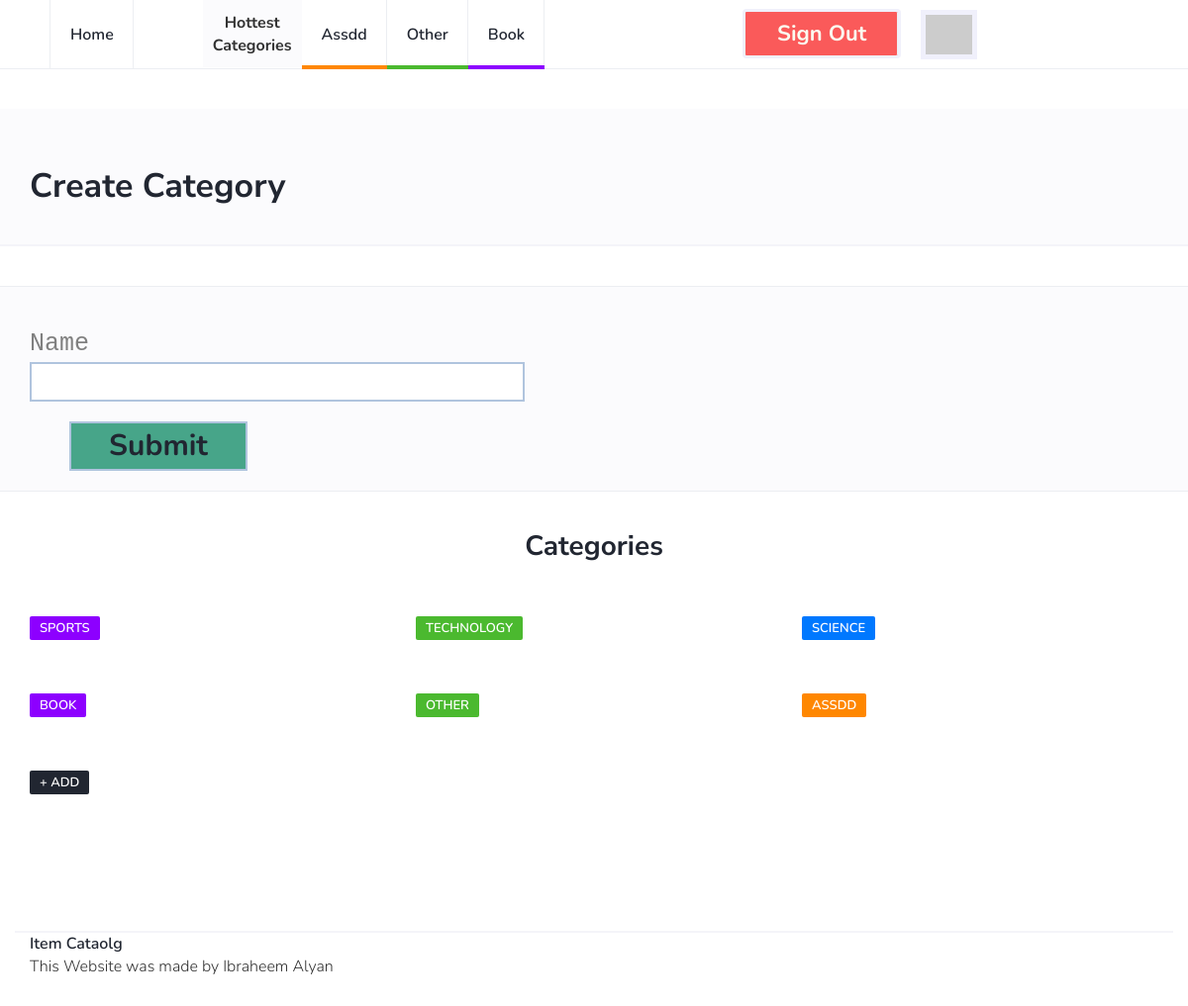
The page /catalog/new-category (signed in) on the database as committed earlier.
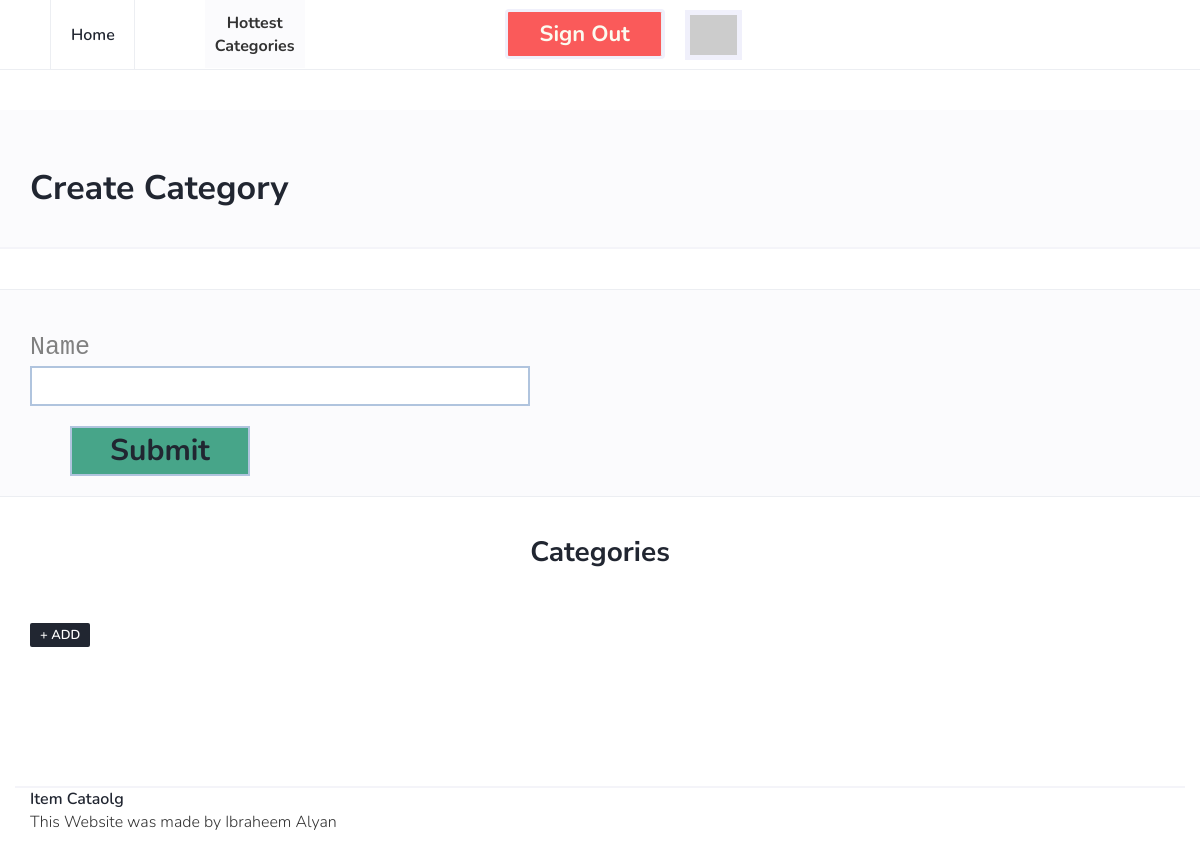
The same page on the database as committed later.
### database_setup.py (models this page shows, shortened)
class Category(Base):
    __tablename__ = 'category'
    id = Column(Integer, primary_key = True)
    name =Column(String(80), nullable = False)

### project.py (the view, shortened to what this page needs)
@app.route("/catalog/new-category", methods = ['POST','GET'])
def new_category():
    if 'signed' not in session or not session['signed']:
        statment = ('Please log in first ,' +
            '<a href="/login" style="font-size:39px">Log in here</a>')
        return  render_template('status_message.html',statment = statment)
    db = DBSession()
    if request.method != 'POST':
        categories = db.query(Category)
        top_categories = db.query(Category).order_by(desc(Category.id)).limit(3)
        template = render_template("new_category.html",
                               categories=categories,
                               top_categories=top_categories,
                               user_dict = session['user_data_dict'])
        db.close()
        return template

### templates/new_category.html
{% extends "main.html" %}
{% block content %}
		<div class="page-header" style="margin-top:40px;padding-bottom:40px;">
			<div class="container">
				<div class="row">
					<div class="col-md-10">
						<h1> Create Category </h1>
					</div>
				</div>
			</div>
		</div>
		<div class="section">
		</div>
		<div class="section section-grey">
			<div class="container">
				<div class="row">
					<div class="col-md-4">
						<form class="form" action="https://localhost:5000/catalog/new-category" method="post">
              <div class="field_name">
    						Name
    					</div>
    					<div class="input_div">
    						<input class="input" type="text" name="name" >
    					</div>
							<div class="input_div">
    						<input name="submit" type="submit" class="submit_btn">
    					</div>
            </form>
					</div>
				</div>
			</div>
		</div>
{% endblock %}

### templates/main.html (shortened to what this page needs)
<!DOCTYPE html>
<html lang="en">
	<head>
		<link type="text/css" rel="stylesheet" href="https://localhost:5000/css/bootstrap.min.css"/>
		<link rel="stylesheet" href="https://localhost:5000/css/font-awesome.min.css">
		<link type="text/css" rel="stylesheet" href="https://localhost:5000/css/style.css"/>
    </head>
	<body>
		<header id="header">
			<div id="nav">
				<div id="nav-fixed">
					<div class="container">
						<ul class="nav-menu nav navbar-nav">
							<li><a href="https://localhost:5000/">Home</a></li>
							<li id="sep"> Hottest <br> Categories </li>
							{% for c in top_categories %}
							<li class="cat-{{ ((c.id + 2 ) % 4) + 1 }}"><a href="{{ 'https://localhost:5000/catalog/' + c.name + '/items' }}">{{ c.name }}</a></li>
							{% endfor %}
              {% if not user_dict %}
              <li><a href="{{ url_for('internal_sign_up', _external = True ) }}" class="btn green" style="padding:12px 15px 12px 15px;">Sign up</a></li>
              <li><a href="{{ url_for('login', _external = True ) }}" class="btn red" style="padding:12px 15px 12px 15px;margin-left:20px">Log in</a></li>
              {% else %}
              <li><a href="{{ url_for('revoke', _external = True ) }}" class="btn red" style="padding: 12px 15px 12px 15px;">Sign out</a></li>
							<li><img src="{{ user_dict['picture'] }}" id="profile_img"></li>
              {% endif %}
            </ul>
					</div>
				</div>
			</div>
		</header>
    {% block content %}
    {% endblock %}
		<div class="section">
			<div class="container">
				<div class="row">
					<div class="col-md-12">
						<div class="section-title text-center">
							<h2>Categories</h2>
						</div>
					</div>
					{% for c in categories %}
					<div class="col-md-4">
						<div class="post">
							<div class="post-body">
								<div class="post-meta">
									<a class="post-category cat-{{ ((c.id + 2 ) % 4) + 1 }}" href="{{ 'https://localhost:5000/catalog/' + c.name + '/items' }}">{{ c.name }}</a>
								</div>
							</div>
						</div>
					</div>
					{% endfor %}
					<div class="col-md-4">
						<div class="post">
							<div class="post-body">
								<div class="post-meta">
									<a class="post-category" href="https://localhost:5000/catalog/new-category"> + Add </a>
								</div>
							</div>
						</div>
					</div>
				</div>
			</div>
		</div>
		<footer id="footer">
			<div class="container">
							<ul class="footer-nav">
								<li><a href="https://localhost:5000/">Item Cataolg</a></li>
							</ul>
							<div class="post-body">
								This Website was made by Ibraheem Alyan
							</div>
						</div>
		</footer>
	</body>
</html>

Rows that differ between the two databases and show on the page:
removed Category: name "Assdd", name "ASSDD"
removed Category: name "Other", name "OTHER"
removed Category: name "Book", name "BOOK"
removed Category: name "SPORTS", shown under "Categories"
removed Category: name "TECHNOLOGY", shown under "Categories"
removed Category: name "SCIENCE", shown under "Categories"
